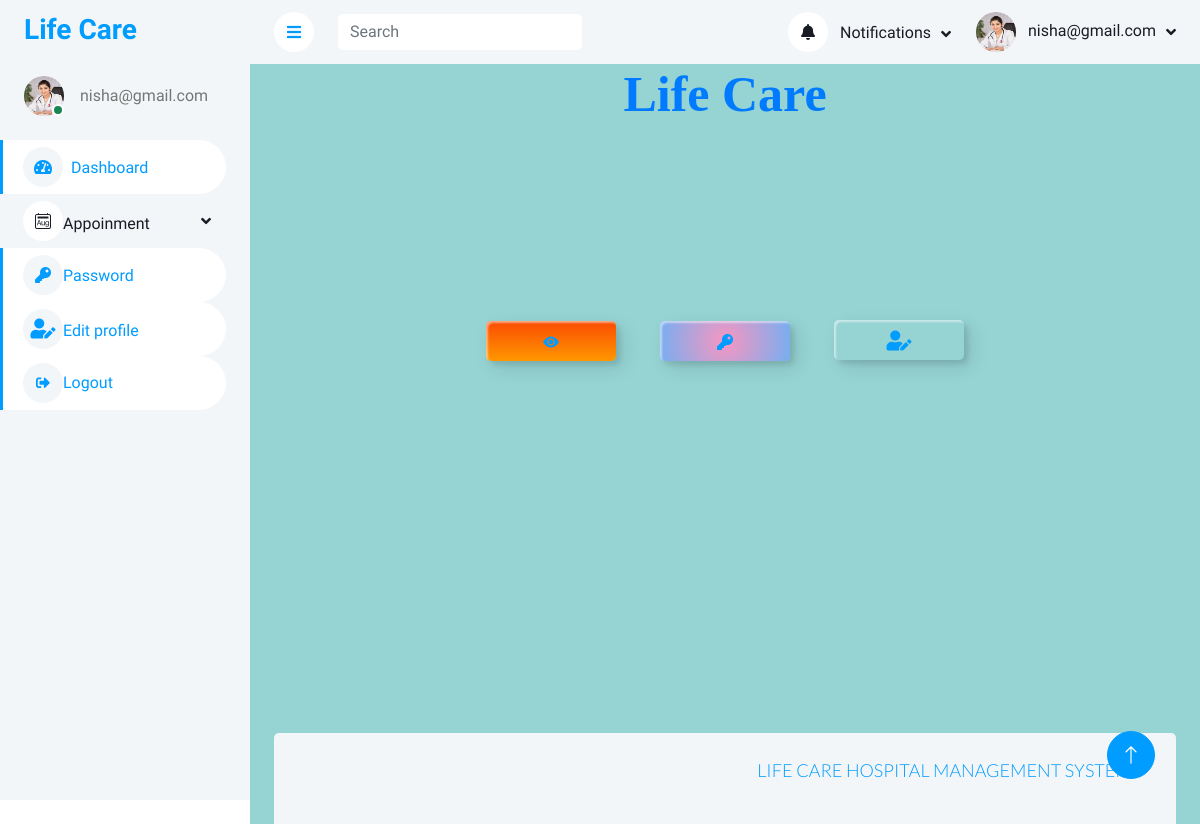
/ddash/ (signed in), run on the app's committed database.
### Doctor/models.py (models this page shows, shortened)
class Doctors(models.Model):
    doctorname = models.CharField(max_length=50)
    doctoremail=models.EmailField(unique=True)
    password=models.CharField(max_length=30)
    phone=models.CharField(max_length=13)
    specialization=models.CharField(max_length=30)
    doc_pic=models.FileField(upload_to='profile',default='doc.png')
    fees=models.IntegerField()

### Doctor/views.py (the view)
# urls.py: path('ddash/', views.ddash, name="ddash"),
def ddash(request):
    doctor=Doctors.objects.get(doctoremail=request.session['doctoremail'])
    return render(request,'ddash.html',{'doctor':doctor})

### Doctor/templates/ddash.html (shortened to what this page needs)
{% extends 'header2.html' %}
{% load static %}
{% block content %}
<div style="background-color: rgb(150, 211, 211);">
 <h1 style="color:#007bff">Life Care</h1>
 <br>
 <br>
 <br>
 <br>
 <br>
 <div class="frame">
   <button class="custom-btn btn-7" ><a href="{% url 'viewappointment' %}"><span><i class="bi bi-eye-fill"></i></span></a></button>
   <button class="custom-btn btn-6"><a href="{% url 'dchangepass' %}"><span><i class="fa fa-key" aria-hidden="true"></i></span></a></span></a></button>
   <button class="custom-btn btn-9" ><a href="{% url 'dedit' %}"><span><i class='fas fa-user-edit' style='font-size:20px'></i></span></a></button>
   <br>
   <br>
   <br>
   <br>
   <br>
   <br>
   <br>
   <br>
   <br>
   <br>
   <br>
   <br>
   <br>
 </div>
            {% endblock %}

### Doctor/templates/header2.html (shortened to what this page needs)
{% load static %}
<!DOCTYPE html>
<html lang="en">
<head>
    <link href="https://cdnjs.cloudflare.com/ajax/libs/font-awesome/5.10.0/css/all.min.css" rel="stylesheet">
    <link href="https://cdn.jsdelivr.net/npm/bootstrap-icons@1.4.1/font/bootstrap-icons.css" rel="stylesheet">
    <link href='{%static "lib/owlcarousel/assets/owl.carousel.min.css" %}' rel="stylesheet">
    <link href='{%static "lib/tempusdominus/css/tempusdominus-bootstrap-4.min.css" %}' rel="stylesheet" />
    <link href='{%static "pdashcss/bootstrap.min.css" %}' rel="stylesheet">
    <link href='{%static "pdashcss/style.css" %}' rel="stylesheet">
</head>
<body>
    <div class="container-xxl position-relative bg-white d-flex p-0">
        <div class="sidebar pe-4 pb-3">
            <nav class="navbar bg-light navbar-light">
                <a href='{% url "index" %}' class="navbar-brand mx-4 mb-3">
                    <h3 class="text-primary">Life Care</h3>
                </a>
                <div class="d-flex align-items-center ms-4 mb-4">
                    <div class="position-relative">
                        <img class="rounded-circle" src="{{doctor.doc_pic.url}}" alt="" style="width: 40px; height: 40px;">
                        <div class="bg-success rounded-circle border border-2 border-white position-absolute end-0 bottom-0 p-1"></div>
                    </div>
                    <div class="ms-3">
                        <span>{{doctor.doctoremail}}</span>
                    </div>
                </div>
                <div class="navbar-nav w-100" >
                    <a href='{% url "ddash" %}' class="nav-item nav-link active"><i class="fa fa-tachometer-alt me-2"></i>Dashboard</a>
                    <div class="nav-item dropdown">
                        <a href="#" class="nav-link dropdown-toggle" data-bs-toggle="dropdown"><i class="bi bi-calendar2-month"></i>Appoinment</a>
                    </div>
                    <div class="navbar-nav w-100" >
                        <a href='{% url "dchangepass" %}' class="nav-item nav-link active"><i class="fa fa-key" aria-hidden="true"></i>Password</a>
                    <div class="navbar-nav w-100" >
                        <a href='{% url "dedit" %}' class="nav-item nav-link active"><i class='fas fa-user-edit' style='font-size:20px'></i>Edit profile</a>
                    <div class="navbar-nav w-100" >
                        <a href='{% url "dlogout" %}' class="nav-item nav-link active"><i class="fas fa-sign-out-alt fa-sm fa-fw mr-2 text-gray-400"></i>Logout</a>
                            </div>
                            </div>
                            </div>
            </nav>
        </div>
        <div class="content">
            <nav class="navbar navbar-expand bg-light navbar-light sticky-top px-4 py-0">
                <a href="#" class="sidebar-toggler flex-shrink-0">
                    <i class="fa fa-bars"></i>
                </a>
                <form class="d-none d-md-flex ms-4" action="{% url 'search' %}">
                    <input class="form-control border-0" type="search" name="search"  placeholder="Search">
                </form>
                <div class="navbar-nav align-items-center ms-auto">
                    <div class="nav-item dropdown">
                        <a href="#" class="nav-link dropdown-toggle" data-bs-toggle="dropdown">
                            <i class="fa fa-bell me-lg-2"></i>
                            <span class="d-none d-lg-inline-flex">Notifications</span>
                        </a>
                    </div>
                    <div class="nav-item dropdown">
                        <a href="#" class="nav-link dropdown-toggle" data-bs-toggle="dropdown">
                            <img class="rounded-circle me-lg-2" src="{{doctor.doc_pic.url}}"alt="" style="width: 40px; height: 40px;">
                            <span class="d-none d-lg-inline-flex">{{doctor.doctoremail}}</span>
                        </a>
                    </div>
                </div>
            </nav>
            {% block content %}
            {% endblock %}
             <div class="container-fluid pt-4 px-4">
                <div class="bg-light rounded-top p-4">
                    <div class="row">
                        <div class="col-12 col-sm-6 text-center text-sm-start">
                        </div>
                        <div class="col-12 col-sm-6 text-center text-sm-end">
                            <p style="color: #009CFF;">LIFE CARE HOSPITAL MANAGEMENT SYSTEM</p>
                        </div>
                    </div>
                </div>
            </div>
        </div>
            <a href="#" class="btn btn-lg btn-primary btn-lg-square back-to-top"><i class="bi bi-arrow-up"></i></a>
        </div>
    </body>
    </html>

### myapp/static/pdashcss/style.css (style rules this page uses)
:root { --primary: #009CFF; --light: #F3F6F9; --dark: #191C24; }
.back-to-top { position: fixed; display: none; right: 45px; bottom: 45px; z-index: 99; }
.btn { transition: .5s; }
.btn.btn-primary { color: #FFFFFF; }
.btn-lg-square { width: 48px; height: 48px; }
.btn-square, .btn-sm-square, .btn-lg-square { padding: 0; display: inline-flex; align-items: center; justify-content: center; font-weight: normal; border-radius: 50px; }
.sidebar { position: fixed; top: 0; left: 0; bottom: 0; width: 250px; height: 100vh; overflow-y: auto; background: var(--light); transition: 0.5s; z-index: 999; }
.content { margin-left: 250px; min-height: 100vh; background: #FFFFFF; transition: 0.5s; }
@media (min-width: 992px) { .sidebar { margin-left: 0; } }
@media (min-width: 992px) { .content { width: calc(100% - 250px); } }
.sidebar .navbar .navbar-nav .nav-link { padding: 7px 20px; color: var(--dark); font-weight: 500; border-left: 3px solid var(--light); border-radius: 0 30px 30px 0; outline: none; }
.sidebar .navbar .navbar-nav .nav-link:hover, .sidebar .navbar .navbar-nav .nav-link.active { color: var(--primary); background: #FFFFFF; border-color: var(--primary); }
.sidebar .navbar .navbar-nav .nav-link i { width: 40px; height: 40px; display: inline-flex; align-items: center; justify-content: center; background: #FFFFFF; border-radius: 40px; }
.sidebar .navbar .navbar-nav .nav-link:hover i, .sidebar .navbar .navbar-nav .nav-link.active i { background: var(--light); }
.sidebar .navbar .dropdown-toggle::after { position: absolute; top: 15px; right: 15px; border: none; content: "\f107"; font-family: "Font Awesome 5 Free"; font-weight: 900; transition: .5s; }
.content .navbar .navbar-nav .nav-link { margin-left: 25px; padding: 12px 0; color: var(--dark); outline: none; }
.content .navbar .sidebar-toggler, .content .navbar .navbar-nav .nav-link i { width: 40px; height: 40px; display: inline-flex; align-items: center; justify-content: center; background: #FFFFFF; border-radius: 40px; }
.content .navbar .dropdown-toggle::after { margin-left: 6px; vertical-align: middle; border: none; content: "\f107"; font-family: "Font Awesome 5 Free"; font-weight: 900; transition: .5s; }

### data on the page
Doctors: doc_pic (picture), doctoremail "nisha@gmail.com"
